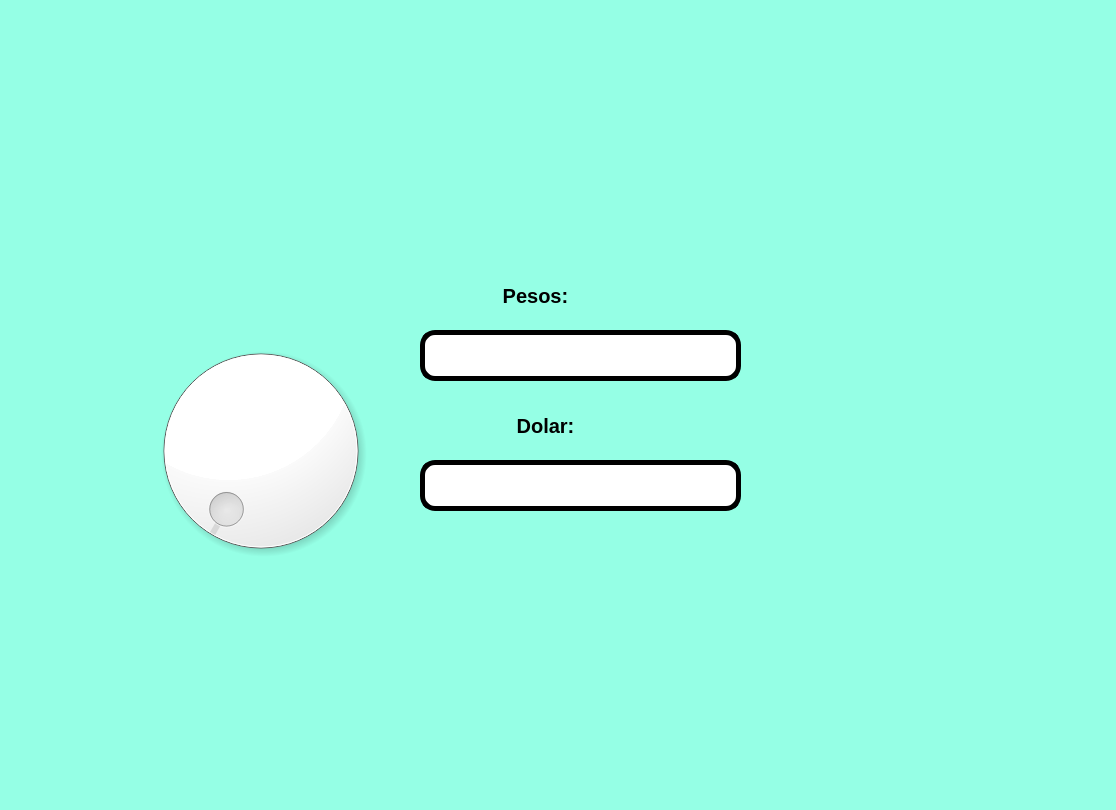
<?xml version="1.0" encoding="UTF-8"?>
<ui version="4.0">
 <class>MainWindow</class>
 <widget class="QMainWindow" name="MainWindow">
  <property name="geometry">
   <rect>
    <x>0</x>
    <y>0</y>
    <width>1116</width>
    <height>810</height>
   </rect>
  </property>
  <property name="windowTitle">
   <string>MainWindow</string>
  </property>
  <property name="styleSheet">
   <string notr="true">background-color: rgb(149, 255, 229);</string>
  </property>
  <widget class="QWidget" name="centralwidget">
   <widget class="QLabel" name="imagen">
    <property name="geometry">
     <rect>
      <x>50</x>
      <y>30</y>
      <width>221</width>
      <height>181</height>
     </rect>
    </property>
    <property name="styleSheet">
     <string notr="true"/>
    </property>
    <property name="text">
     <string/>
    </property>
    <property name="pixmap">
     <pixmap resource="../Archivos/Recursos.qrc">:/ejercicios/elyochi.jpg</pixmap>
    </property>
    <property name="scaledContents">
     <bool>true</bool>
    </property>
   </widget>
   <widget class="QLabel" name="imagen_3">
    <property name="geometry">
     <rect>
      <x>820</x>
      <y>480</y>
      <width>251</width>
      <height>221</height>
     </rect>
    </property>
    <property name="styleSheet">
     <string notr="true"/>
    </property>
    <property name="text">
     <string/>
    </property>
    <property name="pixmap">
     <pixmap resource="../Archivos/Recursos.qrc">:/ejercicios/wero.jpg</pixmap>
    </property>
    <property name="scaledContents">
     <bool>true</bool>
    </property>
   </widget>
   <widget class="QDial" name="dial">
    <property name="geometry">
     <rect>
      <x>140</x>
      <y>310</y>
      <width>241</width>
      <height>281</height>
     </rect>
    </property>
    <property name="styleSheet">
     <string notr="true">color: rgb(255, 255, 255);
background-color: rgb(255, 255, 255);</string>
    </property>
   </widget>
   <widget class="QLabel" name="label">
    <property name="geometry">
     <rect>
      <x>450</x>
      <y>280</y>
      <width>171</width>
      <height>31</height>
     </rect>
    </property>
    <property name="font">
     <font>
      <pointsize>15</pointsize>
      <weight>75</weight>
      <bold>true</bold>
     </font>
    </property>
    <property name="text">
     <string>Pesos:</string>
    </property>
    <property name="alignment">
     <set>Qt::AlignCenter</set>
    </property>
   </widget>
   <widget class="QLineEdit" name="txt_peso">
    <property name="geometry">
     <rect>
      <x>420</x>
      <y>330</y>
      <width>321</width>
      <height>51</height>
     </rect>
    </property>
    <property name="font">
     <font>
      <weight>75</weight>
      <bold>true</bold>
     </font>
    </property>
    <property name="styleSheet">
     <string notr="true">border-radius: 15px;
background-color: rgb(255, 255, 255);
border:  5px solid black;
</string>
    </property>
    <property name="text">
     <string/>
    </property>
    <property name="alignment">
     <set>Qt::AlignCenter</set>
    </property>
   </widget>
   <widget class="QLabel" name="label_2">
    <property name="geometry">
     <rect>
      <x>820</x>
      <y>30</y>
      <width>221</width>
      <height>171</height>
     </rect>
    </property>
    <property name="text">
     <string/>
    </property>
    <property name="pixmap">
     <pixmap resource="../Archivos/Recursos.qrc">:/ejercicios/kaldo.jpg</pixmap>
    </property>
    <property name="scaledContents">
     <bool>true</bool>
    </property>
   </widget>
   <widget class="QLineEdit" name="txt_dolar">
    <property name="geometry">
     <rect>
      <x>420</x>
      <y>460</y>
      <width>321</width>
      <height>51</height>
     </rect>
    </property>
    <property name="font">
     <font>
      <weight>75</weight>
      <bold>true</bold>
     </font>
    </property>
    <property name="styleSheet">
     <string notr="true">border-radius: 15px;
background-color: rgb(255, 255, 255);
border:  5px solid black;
</string>
    </property>
    <property name="text">
     <string/>
    </property>
    <property name="alignment">
     <set>Qt::AlignCenter</set>
    </property>
   </widget>
   <widget class="QLabel" name="label_3">
    <property name="geometry">
     <rect>
      <x>430</x>
      <y>410</y>
      <width>231</width>
      <height>31</height>
     </rect>
    </property>
    <property name="font">
     <font>
      <pointsize>15</pointsize>
      <weight>75</weight>
      <bold>true</bold>
     </font>
    </property>
    <property name="text">
     <string>Dolar:</string>
    </property>
    <property name="alignment">
     <set>Qt::AlignCenter</set>
    </property>
   </widget>
  </widget>
  <widget class="QMenuBar" name="menubar">
   <property name="geometry">
    <rect>
     <x>0</x>
     <y>0</y>
     <width>1116</width>
     <height>26</height>
    </rect>
   </property>
  </widget>
  <widget class="QStatusBar" name="statusbar"/>
 </widget>
 <resources>
  <include location="../Archivos/Recursos.qrc"/>
 </resources>
 <connections/>
</ui>
